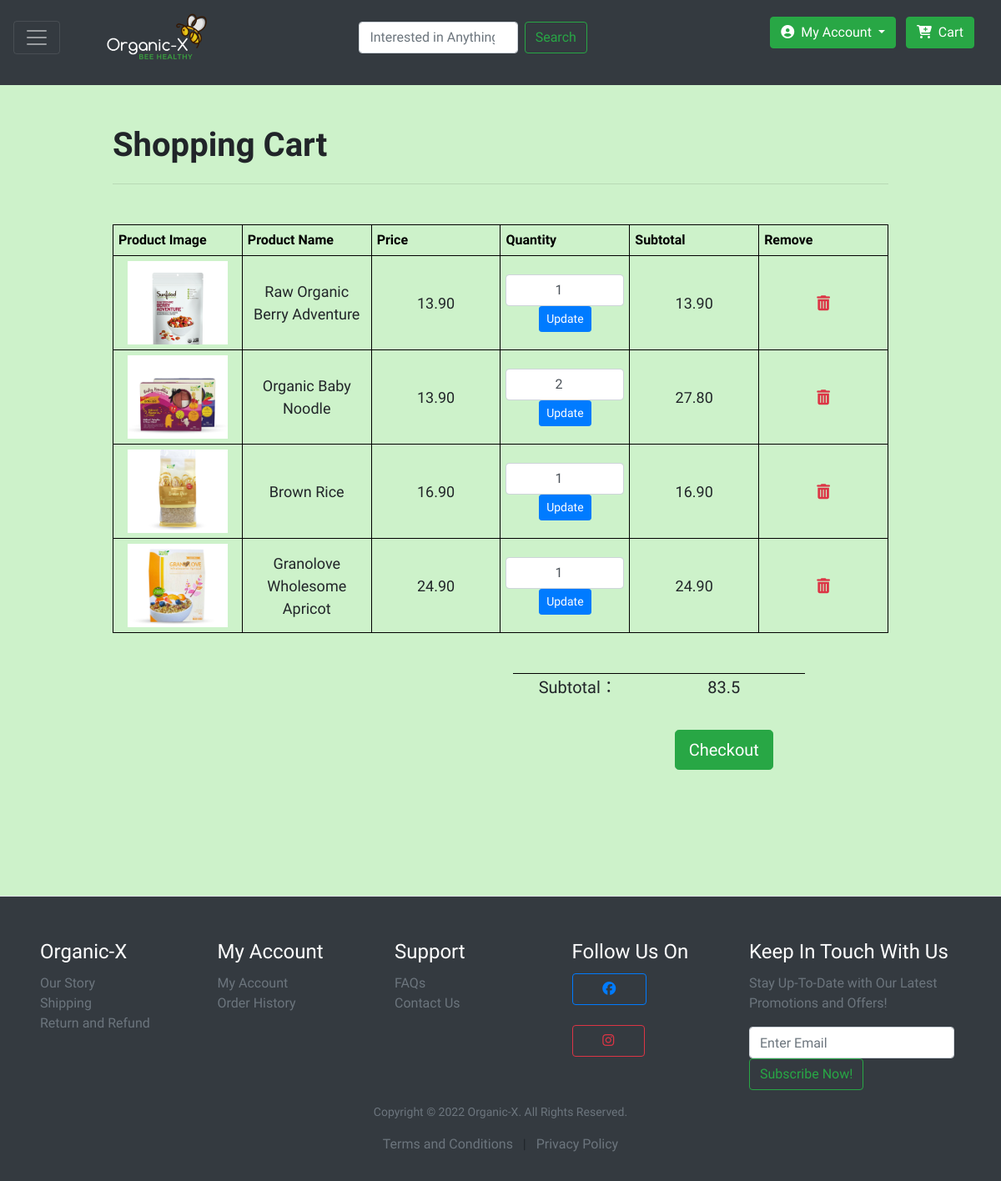
Page /shoppingCart/cart.php (signed in) on the committed database.
### tables this page shows
CREATE TABLE `product` (
  `ProID` int(11) NOT NULL,
  `ProName` varchar(50) NOT NULL,
  `ProDetails` varchar(300) NOT NULL,
  `Price` decimal(5,2) NOT NULL,
  `Category` varchar(25) NOT NULL,
  `Photos` varchar(150) NOT NULL,
  `Stock` int(11) NOT NULL,
  `Sales` int(11) NOT NULL
);

CREATE TABLE `cart` (
  `CustUsername` varchar(20) NOT NULL,
  `ProID` int(11) NOT NULL,
  `Price` decimal(5,2) NOT NULL,
  `Quantity` int(11) NOT NULL,
  `Subtotal` decimal(6,2) NOT NULL
);

### shoppingCart/cart.php (the view, shortened to what this page needs)
<!DOCTYPE html>
<html lang="en">
<head>
    <link rel="stylesheet" href="https://cdn.jsdelivr.net/npm/bootstrap@4.6.1/dist/css/bootstrap.min.css">
    <link rel="stylesheet" href="cartStyles.css">
</head>
<body>
    <?php include "../product/partials/header.php";?>
    <section class="pt-5 mt-5 container">
        <h2 class="font-weight-bold pt-5">Shopping Cart</h2>
        <hr>
    </section>
    <section id="cart-container" class="container my-5">
    <table width="100%">
        <thead>
            <tr >
                <th>Product Image</th>
                <th>Product Name</th>
                <th>Price</th>
                <th>Quantity</th>
                <th>Subtotal</th>
                <th>Remove</th>
            </tr>
        </thead>
        <tbody>
        <?php
            $total = 0;
            $sql4 = "SELECT * FROM cart WHERE CustUsername  = '$_SESSION[user]'" ;
            $run4 = mysqli_query($conn,$sql4);
            while($row_cart = mysqli_fetch_assoc($run4)) {
                $pro_id = $row_cart['ProID'];
                $quantity = $row_cart['Quantity'];
                $subtotal = $row_cart['Subtotal'];
                $price = $row_cart['Price'];
                $total += $quantity * $price;
                $sql2 = "SELECT * FROM product WHERE ProID = '$pro_id'";
                $run2 = mysqli_query($conn,$sql2);
                while($row_product = mysqli_fetch_array($run2)) {
                    $pro_name = $row_product['ProName'];
                    $pro_image = $row_product['Photos'];
                    $price = $row_product['Price']
        ?>
        <tr>
            <td><img id="image" src="../product/productPhoto/<?php echo $pro_image; ?>"/></td>
            <td> <?php echo $pro_name;?></td>
            <td> <?php echo $price;?> </td>
            <td>
                <form action='updateCart.php?' method='GET'>
                <input style="text-align:center" type="number" name= "Quantity" class="form-control" value="<?php echo $quantity;?>" min='1' max='20'>
                <input type="submit" class="btn btn-primary btn-sm" value="Update" name="submit">
                </form>
            </td>
            <td> <?php echo $subtotal;?> </td>
            <td>
                <a href="removeCart.php?removeID=<?php echo $pro_id;?>"><i class="fas fa-trash-alt text-danger"></i></a>
            </td>
        </tr>
        <?php }}  ?>
        </tbody>
    </table>
    </section>
    <div id="subtotal">
        <table>
            <tr>
                <td>Subtotal：</td>
                <td>
                    <?php echo $total ?>
                </td>
            </tr>
            <div class="shop-bottom-button">
            <tr>
                <td></td>
                <td class="shop-bottom-button"><a class="btn btn-success btn-lg" href="../checkout/checkout.php" role="button">Checkout</a></td>
            </tr>
            </div>
        </table>
    </div>
    <?php include("../product/partials/footer.php");?>
</body>
</html>

### shoppingCart/cartStyles.css (style rules this page uses)
#cart-container { overflow-x: auto; overflow-y: auto; }
body { font-family: 'Magra', sans-serif; background: #CDF2CA; }
#cart-container table { border-collapse: collapse; width: 100%; table-layout: fixed; }
#cart-container table thead { font-weight: 700; border: 1px solid black; }
#cart-container table thead th { background-color:#CDF2CA; color: black; padding: 6px 6px; border: 1px solid black; }
#cart-container table tbody td { padding: 6px 6px; border: 1px solid black; text-align: center; font-size: 18px; }
#image { width: 120px; height: 100px; object-fit: cover; }
#subtotal { display: flex; justify-content: flex-end; }
#subtotal table { border-top: 1.5px solid black; width: 60%; max-width: 350px; margin-right: 235px; margin-bottom: 150px; }
#subtotal table td { font-family: 'Magra', sans-serif; font-size: 20px; text-align: center; }
.shop-bottom-button { padding-top: 35px ; text-align: right; color: white; }
a { display: contents; text-decoration: none; color: black; }

### product/partials/header.php (style rules this page uses)
body { font-family: 'Magra', sans-serif; background-color: #CDF2CA; }
h2 { font-family: 'Magra', sans-serif; font-size: 2.5rem; line-height: 1.5; }
.container { max-width: 960px; }
a { display: contents; text-decoration: none; color: #000000; }

### rows in the picture
cart: Quantity "1", Subtotal "13.90"
product: Photos (picture), ProName "Raw Organic Berry Adventure", Price "13.90"
cart: Quantity "2", Subtotal "27.80"
product: Photos (picture), ProName "Organic Baby Noodle", Price "13.90"
cart: Quantity "1", Subtotal "16.90"
product: Photos (picture), ProName "Brown Rice", Price "16.90"
cart: Quantity "1", Subtotal "24.90"
product: Photos (picture), ProName "Granolove Wholesome Apricot", Price "24.90"

### other values in the picture
$total "83.5"
